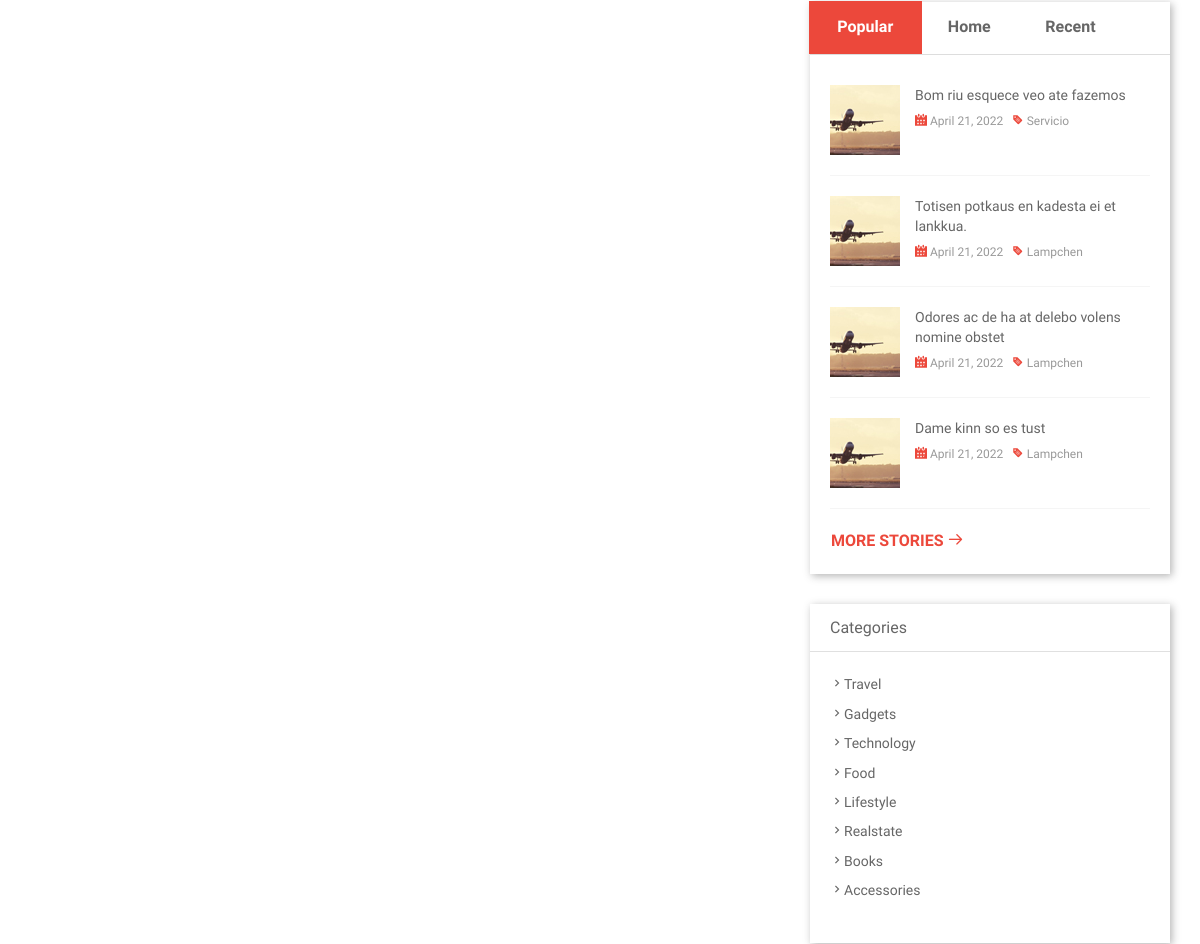
The page /subcategory/hike (middle part) on the database as committed earlier.
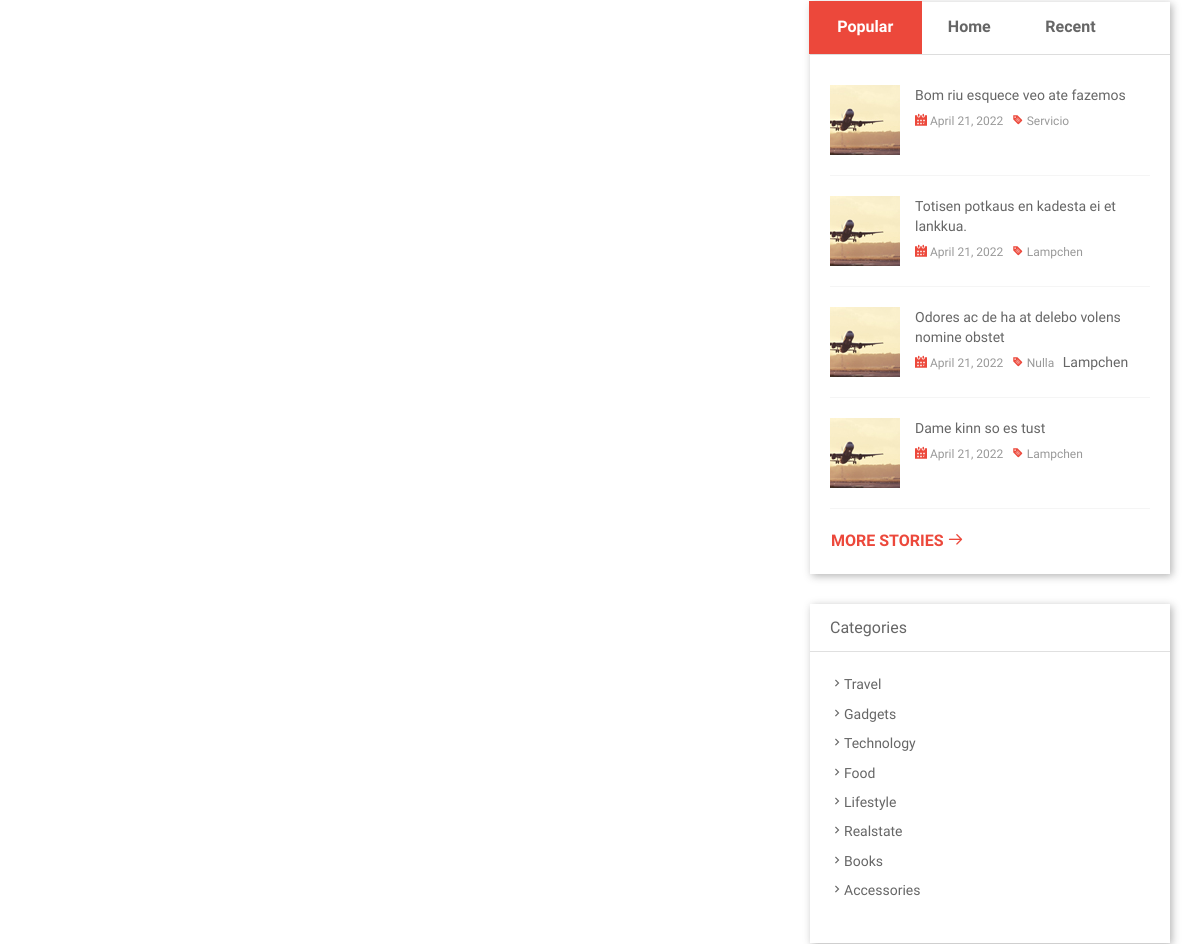
The same page on the database as committed later.
### blog/models.py (models this page shows, shortened)
class Post(models.Model):
    STATUS_CHOICES = (
    ('draft',  'Draft'),
    ('published', 'Published'),
            )
    SECTION = (
            ('home','Home'),
            ('popular', 'Popular'),
            ('recent', 'Recent'),
            ('comment', 'Comment'),
            )
    title = models.CharField(max_length=250)
    slug = models.SlugField(max_length=250, unique_for_date='publish')
    author = models.ForeignKey(User, on_delete=models.CASCADE,related_name='blog_posts')
    category = models.ForeignKey(Category, on_delete=models.CASCADE)
    subcategory = models.ForeignKey(Subcategory, on_delete=models.CASCADE)
    section = models.CharField(max_length=200,choices= SECTION)
    image = models.ImageField(upload_to='featured_image/%Y/%m/%d')
    excerpt = RichTextUploadingField()
    body= RichTextUploadingField()
    tags = TaggableManager()
    publish = models.DateTimeField(default=timezone.now)
    created = models.DateTimeField(auto_now_add=True)
    updated = models.DateTimeField(auto_now=True)
    status = models.CharField(max_length=10,choices=STATUS_CHOICES,default='draft')
    class Meta:
        ordering = ('-publish',)
    objects = models.Manager() # The default manager
    published = PublishedManager() # Our custom manager
    def get_absolute_url(self):
        return reverse('blog:single',args=[self.slug])

class Category(models.Model):
    name = models.CharField(max_length = 300)
    slug = models.CharField(max_length = 300)
    status = models.CharField(choices = STATUS_CAT, blank=True, max_length=100)

### blog/views.py (the view)
# urls.py: path('subcategory/<slug>',SubCategoryView.as_view(),name="subcategory"),
class SubCategoryView(BaseView):
    def get(self,request,slug):
        subcat = Subcategory.objects.get(slug = slug).id
        self.views['subcat_posts'] = Post.objects.filter(subcategory_id  = subcat)
        self.views['subcat_title'] = Subcategory.objects.get(slug = slug).name
        return render(request,'subcategory.html',self.views)

### templates/subcategory.html (shortened to what this page needs)
{% extends 'base.html' %}
{% load static %}
{% block content %}
		<div id="content">
		<div class="container">
			<div class="row">
		{% include 'base2.html' %}
{% endblock %}

### templates/base2.html (shortened to what this page needs)
{% load static %}
<div class="col-md-4">
                    <div class="sidebar">
                        <div class="entry-widget">
                            <ul class="nav nav-tabs">
                                <li class="active">
                                    <a data-toggle="tab" href=
                                    "#popular">Popular</a>
                                </li>
                                <li>
                                    <a data-toggle="tab" href=
                                    "#home">Home</a>
                                </li>
                                <li>
                                    <a data-toggle="tab" href=
                                    "#recent">Recent</a>
                                </li>
                            </ul>
                            <div class="tab-content">
                                <div class="tab-pane in active fadeInDown" id=
					    "popular">
                                    <ul class="posts-list">
					{% for post in popular_posts %}
					 <li>
                                            <div class="widget-thumb">
                                                <a href="#"><img alt="" src=
							 "{% static 'img/post/post1.jpg' %}"></a>
                                            </div>
                                            <div class="widget-content">
						<a href="{{ post.get_absolute_url }}">
						{{post.title}}
						</a>
                                                <div class="meta">
                                                    <span><i class=
                                                    "ico-calendar-alt-fill"></i>
							    {{ post.publish.date }}</span>
                                                    <span>
						    <i class= "ico-tag"></i>
                                                    {% for tag in post.tags.all %}
						    {{tag.name}}</span>
						    {% endfor %}
                                                </div>
                                            </div>
                                            <div class="clearfix"></div>
                                        </li>
					{% endfor %}
                                    </ul>
                                </div>
                                <a class="btn btn-common more" href="#">More
                                Stories <i class="ico-arrow-right"></i></a>
                            </div>
                        </div>
                        <div class="entry-widget">
                            <h5 class="widget-title">Categories</h5>
                            <div class="accordion">
                                <div class="panel-group" id="accordion">
				{% for category in categories %}
				    <div class="panel panel-default">
                                        <h4 class="panel-title"><a data-parent=
                                        "#accordion" data-toggle="collapse"
						     href="#collapse-{{ category.slug }}"><i class=
                                        "ico-keyboard_arrow_right"></i>{{ category.name }}</a></h4>
                                    </div>
				    {% endfor %}
                                </div>
                            </div>
                        </div>
                    </div>
                </div>
            </div>
        </div>
    </div>

Rows that differ between the two databases and show on the page:
changed Post "Odores ac de ha at delebo volens nomine obstet": gains Tag (name "Nulla")
